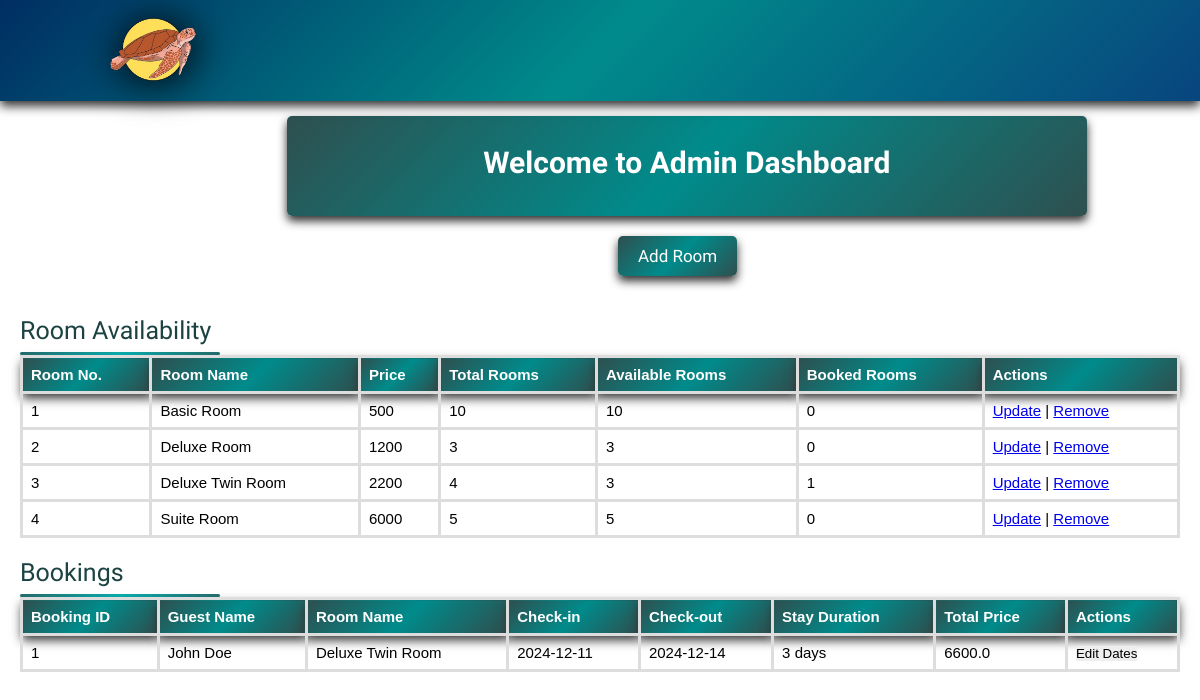
Before: /admin_dashboard with the older database file.
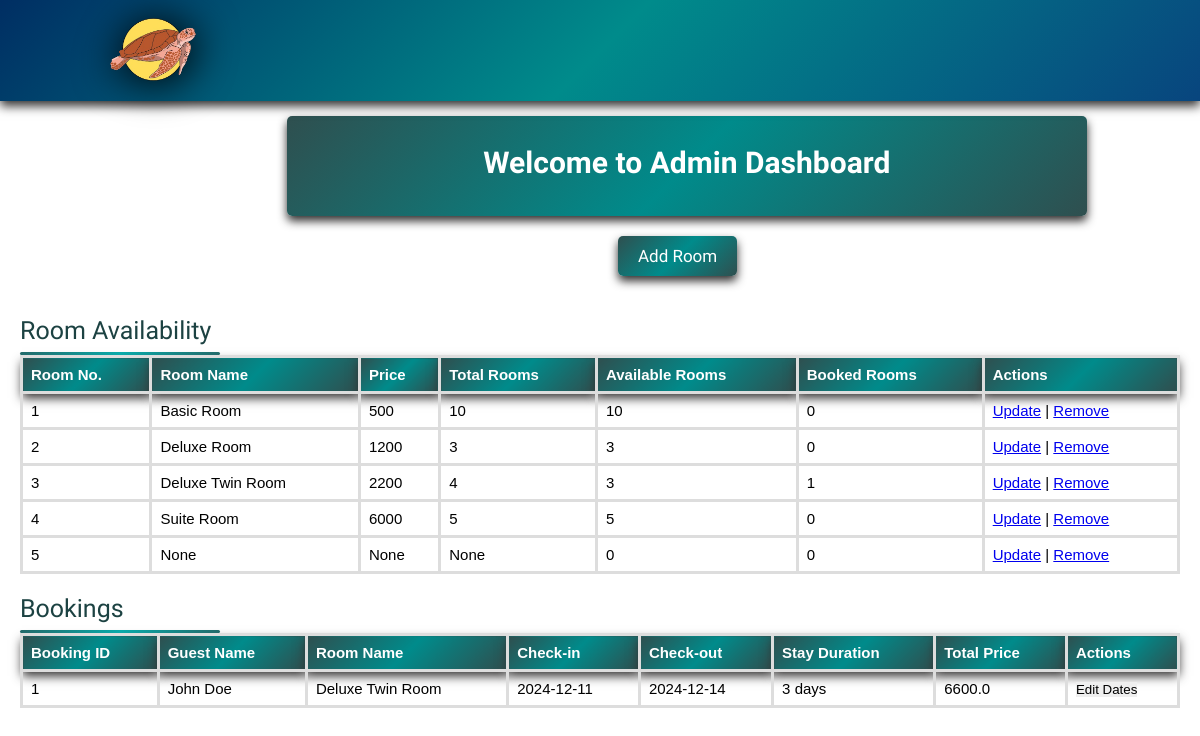
After: the same page with the newer database file.
### tables this page shows
CREATE TABLE "ROOMS" (
	"room_id"	INTEGER NOT NULL UNIQUE ,
	"Room_name"	TEXT,
	"Room_Cost"	INTEGER,
	"Room_Availability"	TEXT,
	PRIMARY KEY("room_id")
);

CREATE TABLE BOOKING (
    booking_id INTEGER PRIMARY KEY AUTOINCREMENT,
    guest_id INT,
    check_in DATE,
    check_out DATE,
    adult_guest INT,
    child_guest INT,
    room_name VARCHAR(50), stay_duration INTEGER, total_price REAL,
    FOREIGN KEY (guest_id) REFERENCES GUEST(guest_id)
);

CREATE TABLE "GUEST" (
	"guest_id"	INTEGER NOT NULL UNIQUE,
	"firstname"	TEXT NOT NULL,
	"lastname"	TEXT NOT NULL,
	"gender"	TEXT,
	"cel_num"	INTEGER NOT NULL,
	"address"	TEXT,
	"email"	TEXT NOT NULL UNIQUE,
	"password"	TEXT NOT NULL,
	PRIMARY KEY("guest_id" AUTOINCREMENT)
);

### app.py (the view, shortened to what this page needs)
@app.route("/admin_dashboard", methods=["GET", "POST"])
def admin_dashboard():
    con = sqlite3.connect(currentdirectory + '\\data.db')
    c = con.cursor()
    booking_query = """
        SELECT
            BOOKING.booking_id,
            GUEST.guest_id,
            ROOMS.room_name,
            GUEST.firstname,
            GUEST.lastname,
            BOOKING.check_in,
            BOOKING.check_out,
            ROOMS.room_cost,
            BOOKING.stay_duration,
            BOOKING.total_price
        FROM BOOKING
        JOIN GUEST ON BOOKING.guest_id = GUEST.guest_id
        JOIN ROOMS ON BOOKING.room_name = ROOMS.room_name
    """
    c.execute(booking_query)
    bookings = c.fetchall()
    rooms_query = """
        SELECT
            room_id,
            room_name,
            room_cost,
            room_availability,
            (SELECT COUNT(*) FROM BOOKING WHERE BOOKING.room_name = ROOMS.room_name) as booked_rooms
        FROM ROOMS
    """
    c.execute(rooms_query)
    rooms_to_display = c.fetchall()
    con.close()
    return render_template("admin_dashboard.html",
                           bookings=bookings,
                           rooms_to_display=rooms_to_display)

### templates/admin_dashboard.html (shortened to what this page needs)
<!DOCTYPE html>
<html lang="en">
<head>
    <link rel="stylesheet" href="https://cdnjs.cloudflare.com/ajax/libs/font-awesome/4.7.0/css/font-awesome.min.css">
    <link rel="stylesheet" href="https://cdnjs.cloudflare.com/ajax/libs/font-awesome/6.6.0/css/all.min.css">
    <link rel="stylesheet" href="static/style.css">
    <link href="{{ url_for('static', filename='css/style.css') }}" rel="stylesheet">
</head>
<header>
        <a href="#" class="logo">
            <img src="static/images/yyy.png" alt="stingray">
          </a>
    </header>
<body>
<div class="dash">
    <div class="dash-con">
    <h1> Welcome to Admin Dashboard</h1>
    </div>
    <div class="action-buttons">
        <button class="ton " onclick="window.location.href='{{ url_for('add_room') }}'">Add Room</button>
    </div>
    <h2>Room Availability</h2>
    <table>
        <thead>
            <tr>
                <th>Room No.</th>
                <th>Room Name</th>
                <th>Price</th>
                <th>Total Rooms</th>
                <th>Available Rooms</th>
                <th>Booked Rooms</th>
                <th>Actions</th>
            </tr>
        </thead>
        <tbody>
            {% for room_display in rooms_to_display %}
                <tr>
                    <td>{{ room_display[0] }}</td>
                    <td>{{ room_display[1] }}</td>
                    <td>{{ room_display[2] }}</td>
                    <td>{{ room_display[3] }}</td>
                    <td>{{ room_display[3]|int - room_display[4]|int }}</td>
                    <td>{{ room_display[4] }}</td>
                    <div class="bots">
                    <td>
                        <a href="{{ url_for('update_room', room_name=room_display[1]) }}">Update</a> |
                        <a href="{{ url_for('remove_room', room_name=room_display[1]) }}" onclick="return confirm('Are you sure you want to remove this room?')">Remove</a>
                    </td>
                </div>
                </tr>
            {% endfor %}
        </tbody>
    </table>
<div class="book">
    <h2>Bookings</h2>
</div>
    <table>
        <thead>
            <tr>
                <th>Booking ID</th>
                <th>Guest Name</th>
                <th>Room Name</th>
                <th>Check-in</th>
                <th>Check-out</th>
                <th>Stay Duration</th>
                <th>Total Price</th>
                <th>Actions</th>
            </tr>
        </thead>
        <tbody>
            {% for booking in bookings %}
                <tr>
                    <td>{{ booking[0] }}</td>
                    <td>{{ booking[3] }} {{ booking[4] }}</td>
                    <td>{{ booking[2] }}</td>
                    <td>{{ booking[5] }}</td>
                    <td>{{ booking[6] }}</td>
                    <td>{{ booking[8] }} days</td>
                    <td>{{ booking[9] }}</td>
                    <td>
                        <button onclick="openEditModal('{{ booking[0] }}', '{{ booking[5] }}', '{{ booking[6] }}')">Edit Dates</button>
                    </td>
                </tr>
            {% endfor %}
        </tbody>
    </table>
</div>
</body>
</html>

### static/style.css (style rules this page uses)
* { margin: 0; padding:0; box-sizing: border-box; font-family: Verdana, Geneva, Tahoma, sans-serif; outline: none; border: none; text-transform: normal; transition:.2s linear; }
html { font-size: 62.5%; scroll-behavior: smooth; scroll-padding-top: 6rem; overflow-x:hidden; background-color: rgb(255, 255, 255); }
header { position: fixed; top:0; left:0; right:0; background:darkcyan; padding: 2rem 9%; display: flex; align-items: center; justify-content: space-between; z-index: 1000; box-shadow: 0 .5rem 1rem rgb(48, 47, 47); }
header { position: fixed; top:0; left:0; right:0; background:linear-gradient(135deg, #002e63, #008b8b, #08457e); padding: 1.5rem 9%; display: flex; align-items: center; justify-content: space-between; z-index: 1000; box-shadow: 0 .5rem 1rem rgb(48, 47, 47); }
.dash { padding-top: 8%; font-size: 15px; position: center; background-color: #ffffff; margin: 20px; }
h1 { text-align: center; margin-bottom: 20px; }
.ton { display: inline-block ; margin-top: 1rem; border-radius: 5rem; background:linear-gradient(135deg, #002e63, #008b8b, #08457e); color: #fff; padding:.9rem 3.5rem; cursor: pointer; font-size: 1.7rem; border-width: 3px; border-radius: 5px; margin: 20px; text-align: center; margin-left: 45%; }
.dash h2 { font-size: 25px; font-weight: 500; position: relative; padding-bottom: 1rem; font-family: "Fjalla One"; color: #1c4242; }
.dash h2::before { content: ""; position: absolute; left: 0; bottom: 0; height: 3px; width: 210px; border-radius: 5px; background: linear-gradient(135deg, #71b7e6, #9b59b6); }
.book h2::before { content: ""; position: absolute; left: 0; bottom: 0; height: 3px; width: 130px; border-radius: 5px; background:linear-gradient(135deg, #2F4F4F, #008b8b, #2F4F4F); }
.dash h2::before { content: ""; position: absolute; left: 0; bottom: 0; height: 3px; width: 200px; border-radius: 5px; background:linear-gradient(135deg, #236969, #09aaaa, #236969); }
.dash-con h1 { font-family: "Fjalla One"; color: white; padding-bottom: 10px; }
.dash-con { background:linear-gradient(135deg, #2F4F4F, #008b8b, #2F4F4F); text-align: center; height: 100px; width: 800px; padding-top: 2.5%; margin-left: 23%; border-radius: 5px; box-shadow: 0 .5rem 1rem rgb(48, 47, 47); }
table { width: 100%; border-collapse: collapse; margin-bottom: 20px; }
th, td { border: 3px solid #ddd; padding: 8px; text-align: left; }
th { background:linear-gradient(135deg, #2F4F4F, #008b8b, #2F4F4F); color: white; box-shadow: 0 .5rem 1rem rgb(48, 47, 47); }
.action-buttons { font-family: "Fjalla One"; text-align: right; display: flex; gap: 10px; margin-bottom: 20px; color: #008b8b; margin-left: 5%; }
.action-buttons button { padding: 10px 20px; font-family: "Fjalla One", sans-serif; background:linear-gradient(135deg, #2F4F4F, #008b8b, #2F4F4F); color: white; border: none; cursor: pointer; box-shadow: 0 .5rem 1rem rgb(48, 47, 47); margin-left: 49%; }
header .logo img { width: 90px; filter: drop-shadow(2px 2px 20px black); }

Changed rows visible on the page:
added ROOMS: room_id "5", room_display "None", room_display "0"
